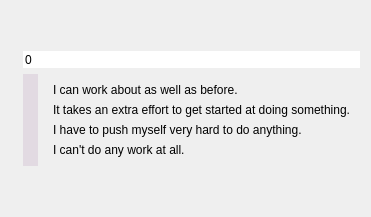
          <widget class="QWidget" name="pageOne">
           <layout class="QGridLayout" name="gridLayout_20">
            <item row="2" column="0">
             <spacer name="verticalSpacer_31">
              <property name="orientation">
               <enum>Qt::Vertical</enum>
              </property>
              <property name="sizeHint" stdset="0">
               <size>
                <width>20</width>
                <height>40</height>
               </size>
              </property>
             </spacer>
            </item>
            <item row="1" column="0">
             <widget class="QFrame" name="frame">
              <layout class="QGridLayout" name="gridLayout_41">
               <property name="leftMargin">
                <number>12</number>
               </property>
               <property name="topMargin">
                <number>0</number>
               </property>
               <property name="rightMargin">
                <number>0</number>
               </property>
               <property name="bottomMargin">
                <number>0</number>
               </property>
               <item row="1" column="1">
                <widget class="QFrame" name="frame_5">
                 <layout class="QVBoxLayout" name="verticalLayout_14">
                  <item>
                   <widget class="QLabel" name="label_54">
                    <property name="text">
                     <string>I can work about as well as before.</string>
                    </property>
                   </widget>
                  </item>
                  <item>
                   <widget class="QLabel" name="label_55">
                    <property name="text">
                     <string>It takes an extra effort to get started at doing something.</string>
                    </property>
                   </widget>
                  </item>
                  <item>
                   <widget class="QLabel" name="label_56">
                    <property name="text">
                     <string>I have to push myself very hard to do anything.</string>
                    </property>
                   </widget>
                  </item>
                  <item>
                   <widget class="QLabel" name="label_57">
                    <property name="text">
                     <string>I can't do any work at all.</string>
                    </property>
                   </widget>
                  </item>
                 </layout>
                </widget>
               </item>
               <item row="1" column="0">
                <widget class="QSlider" name="b_slider_15">
                 <property name="styleSheet">
                  <string notr="true">

/* ///////////////////////////////////////////////////////////////
QSlider Colors
/////////////////////////////////////////////////////////////// */

QSlider::handle:vertical {background:rgb(153,102,153);}
QSlider::handle:vertical:hover {background:rgb(193,142,193);}
QSlider::handle:vertical:pressed {background:rgb(103,52,103);}
QSlider::groove:vertical:hover {background:rgba(153,102,153,0.25);}
QSlider::groove:vertical {background:rgba(153,102,153,0.15);}

        </string>
                 </property>
                 <property name="maximum">
                  <number>3</number>
                 </property>
                 <property name="orientation">
                  <enum>Qt::Vertical</enum>
                 </property>
                 <property name="invertedAppearance">
                  <bool>true</bool>
                 </property>
                </widget>
               </item>
               <item row="0" column="0" colspan="2">
                <widget class="QSpinBox" name="b_box_15">
                 <property name="frame">
                  <bool>false</bool>
                 </property>
                 <property name="buttonSymbols">
                  <enum>QAbstractSpinBox::NoButtons</enum>
                 </property>
                </widget>
               </item>
              </layout>
             </widget>
            </item>
            <item row="0" column="0">
             <spacer name="verticalSpacer_32">
              <property name="orientation">
               <enum>Qt::Vertical</enum>
              </property>
              <property name="sizeHint" stdset="0">
               <size>
                <width>20</width>
                <height>40</height>
               </size>
              </property>
             </spacer>
            </item>
           </layout>
          </widget>
